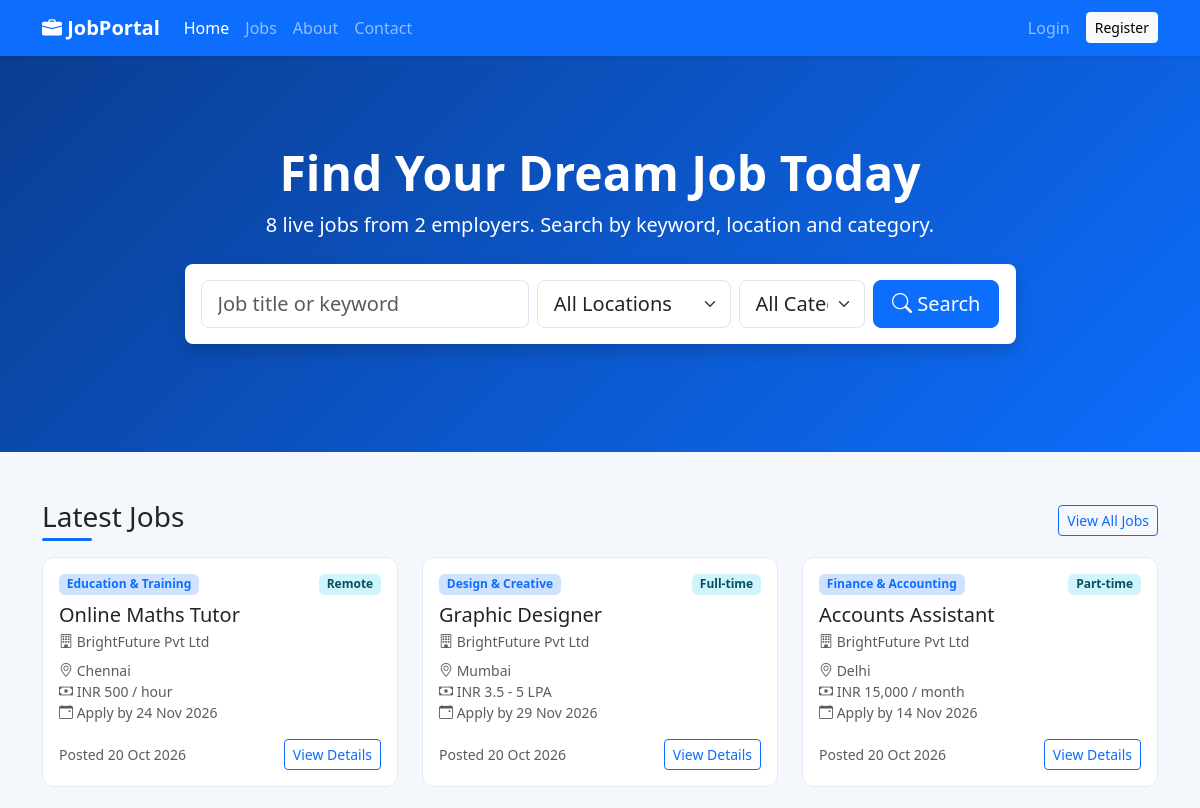
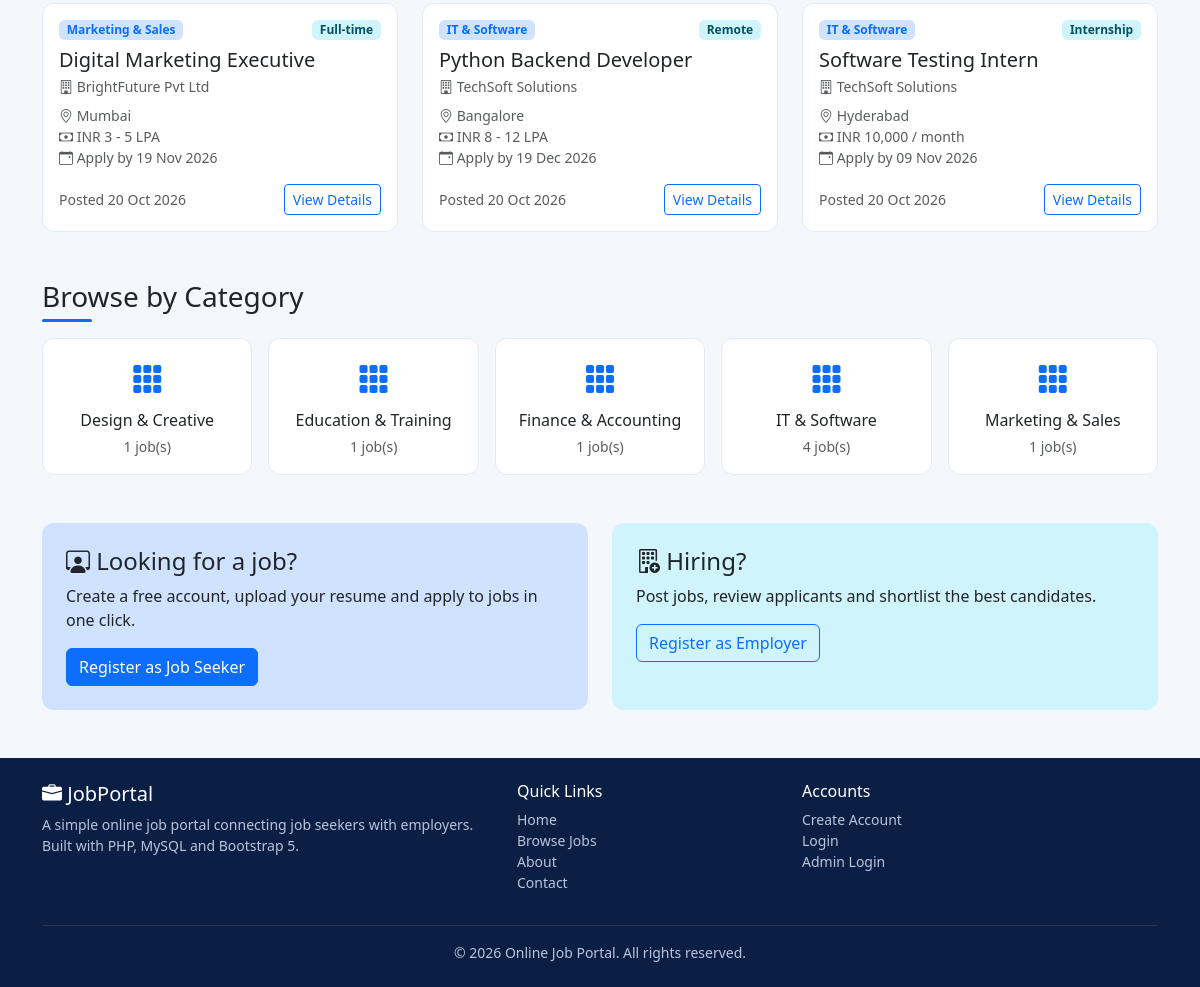
The page / on the database its author committed (2 pictures, top to bottom).
### tables this page shows
CREATE TABLE jobs (
    id            INT AUTO_INCREMENT PRIMARY KEY,
    employer_id   INT NOT NULL,
    category_id   INT NOT NULL,
    region_id     INT NOT NULL,
    title         VARCHAR(150) NOT NULL,
    job_type      ENUM('Full-time','Part-time','Internship','Remote') NOT NULL,
    salary        VARCHAR(100) NOT NULL,
    vacancies     INT NOT NULL DEFAULT 1,
    experience    VARCHAR(50)  NOT NULL,
    deadline      DATE NOT NULL,
    description   TEXT NOT NULL,
    requirements  TEXT NOT NULL,
    status        TINYINT NOT NULL DEFAULT 0,
    created_at    TIMESTAMP DEFAULT CURRENT_TIMESTAMP,
    updated_at    TIMESTAMP DEFAULT CURRENT_TIMESTAMP ON UPDATE CURRENT_TIMESTAMP,
    CONSTRAINT fk_jobs_employer FOREIGN KEY (employer_id) REFERENCES users(id)      ON DELETE CASCADE,
    CONSTRAINT fk_jobs_category FOREIGN KEY (category_id) REFERENCES categories(id) ON DELETE CASCADE,
    CONSTRAINT fk_jobs_region   FOREIGN KEY (region_id)   REFERENCES regions(id)    ON DELETE CASCADE,
    INDEX idx_jobs_status (status)
);

CREATE TABLE categories (
    id          INT AUTO_INCREMENT PRIMARY KEY,
    name        VARCHAR(100) NOT NULL UNIQUE,
    created_at  TIMESTAMP DEFAULT CURRENT_TIMESTAMP
);

CREATE TABLE regions (
    id          INT AUTO_INCREMENT PRIMARY KEY,
    name        VARCHAR(100) NOT NULL UNIQUE,
    created_at  TIMESTAMP DEFAULT CURRENT_TIMESTAMP
);

### config/db.php (called while the page is built, shortened)
<?php
function e($value)
{
    return htmlspecialchars((string) $value, ENT_QUOTES, 'UTF-8');
}
function is_logged_in()
{
    return isset($_SESSION['user_id']);
}

### index.php (the view, shortened to what this page needs)
<?php
require_once __DIR__ . '/config/db.php';
$latest_jobs = $pdo->query(
    'SELECT j.*, c.name AS category_name, r.name AS region_name,
            COALESCE(u.company_name, u.name) AS company
     FROM jobs j
     JOIN categories c ON c.id = j.category_id
     JOIN regions r    ON r.id = j.region_id
     JOIN users u      ON u.id = j.employer_id
     WHERE j.status = 1
     ORDER BY j.created_at DESC, j.id DESC
     LIMIT 6'
)->fetchAll();
$cat_counts = $pdo->query(
    'SELECT c.id, c.name, COUNT(j.id) AS total
     FROM categories c
     LEFT JOIN jobs j ON j.category_id = c.id AND j.status = 1
     GROUP BY c.id, c.name
     ORDER BY c.name'
)->fetchAll();
$total_jobs      = (int) $pdo->query('SELECT COUNT(*) FROM jobs WHERE status = 1')->fetchColumn();
$total_employers = (int) $pdo->query("SELECT COUNT(*) FROM users WHERE role = 'employer'")->fetchColumn();
include __DIR__ . '/includes/header.php';
?>
<section class="hero text-white">
    <div class="container py-5">
        <div class="row justify-content-center text-center">
            <div class="col-lg-9">
                <h1 class="display-5 fw-bold">Find Your Dream Job Today</h1>
                <p class="lead mb-4"><?= $total_jobs ?> live jobs from <?= $total_employers ?> employers. Search by keyword, location and category.</p>
                <form action="<?= BASE_URL ?>/jobs/list.php" method="get" class="search-box bg-white p-3 rounded-3 shadow">
                    <div class="row g-2">
                        <div class="col-md-5">
                            <input type="text" name="keyword" class="form-control form-control-lg" placeholder="Job title or keyword">
                        </div>
                        <div class="col-md-3">
                            <select name="region" class="form-select form-select-lg">
                                <option value="">All Locations</option>
                            </select>
                        </div>
                        <div class="col-md-2">
                            <select name="category" class="form-select form-select-lg">
                                <option value="">All Categories</option>
                            </select>
                        </div>
                        <div class="col-md-2 d-grid">
                            <button class="btn btn-primary btn-lg" type="submit"><i class="bi bi-search"></i> Search</button>
                        </div>
                    </div>
                </form>
            </div>
        </div>
    </div>
</section>
<section class="container mt-5">
    <div class="d-flex justify-content-between align-items-center mb-3">
        <h2 class="h3 section-title mb-0">Latest Jobs</h2>
        <a href="<?= BASE_URL ?>/jobs/list.php" class="btn btn-outline-primary btn-sm">View All Jobs</a>
    </div>
    <div class="row g-4">
        <?php foreach ($latest_jobs as $job): ?>
            <?php include __DIR__ . '/includes/job_card.php'; ?>
        <?php endforeach; ?>
    </div>
</section>
<section class="container mt-5">
    <h2 class="h3 section-title mb-3">Browse by Category</h2>
    <div class="row g-3">
        <?php foreach ($cat_counts as $c): ?>
            <div class="col-6 col-md-4 col-lg">
                <a href="<?= BASE_URL ?>/jobs/list.php?category=<?= (int) $c['id'] ?>" class="card category-card text-center h-100 text-decoration-none">
                    <div class="card-body">
                        <i class="bi bi-grid-3x3-gap-fill fs-2 text-primary"></i>
                        <h6 class="mt-2 mb-1 text-dark"><?= e($c['name']) ?></h6>
                        <small class="text-muted"><?= (int) $c['total'] ?> job(s)</small>
                    </div>
                </a>
            </div>
        <?php endforeach; ?>
    </div>
</section>
<section class="container mt-5">
    <div class="row g-4">
        <div class="col-md-6">
            <div class="card cta-card h-100 border-0 bg-primary-subtle">
                <div class="card-body p-4">
                    <h4><i class="bi bi-person-workspace"></i> Looking for a job?</h4>
                    <p>Create a free account, upload your resume and apply to jobs in one click.</p>
                    <a href="<?= BASE_URL ?>/auth/register.php?role=seeker" class="btn btn-primary">Register as Job Seeker</a>
                </div>
            </div>
        </div>
        <div class="col-md-6">
            <div class="card cta-card h-100 border-0 bg-info-subtle">
                <div class="card-body p-4">
                    <h4><i class="bi bi-building-add"></i> Hiring?</h4>
                    <p>Post jobs, review applicants and shortlist the best candidates.</p>
                    <a href="<?= BASE_URL ?>/auth/register.php?role=employer" class="btn btn-outline-primary">Register as Employer</a>
                </div>
            </div>
        </div>
    </div>
</section>
<?php include __DIR__ . '/includes/footer.php'; ?>

### includes/header.php (shortened to what this page needs)
<!DOCTYPE html>
<html lang="en">
<head>
    <link href="https://cdn.jsdelivr.net/npm/bootstrap@5.3.3/dist/css/bootstrap.min.css" rel="stylesheet">
    <link href="https://cdn.jsdelivr.net/npm/bootstrap-icons@1.11.3/font/bootstrap-icons.min.css" rel="stylesheet">
    <link href="<?= BASE_URL ?>/assets/css/style.css" rel="stylesheet">
</head>
<body class="d-flex flex-column min-vh-100">
<?php include __DIR__ . '/navbar.php'; ?>
<main class="flex-grow-1">

### includes/navbar.php (shortened to what this page needs)
<?php
$admin_area = $admin_area ?? false;
if (!function_exists('nav_active')) {
function nav_active($part)
{
    return strpos($_SERVER['SCRIPT_NAME'] ?? '', $part) !== false ? ' active' : '';
}
}
?>
<nav class="navbar navbar-expand-lg navbar-dark bg-primary shadow-sm sticky-top">
    <div class="container">
        <a class="navbar-brand fw-bold" href="<?= BASE_URL ?><?= $admin_area ? '/admin/dashboard.php' : '/index.php' ?>">
            <i class="bi bi-briefcase-fill"></i> JobPortal<?= $admin_area ? ' <small class="fw-normal">Admin</small>' : '' ?>
        </a>
        <div class="collapse navbar-collapse" id="mainNav">
        <?php if ($admin_area && is_admin()): ?>
            <ul class="navbar-nav me-auto">
                <li class="nav-item"><a class="nav-link<?= nav_active('/admin/dashboard.php') ?>" href="<?= BASE_URL ?>/admin/dashboard.php">Dashboard</a></li>
                <li class="nav-item"><a class="nav-link<?= nav_active('/admin/jobs.php') ?>" href="<?= BASE_URL ?>/admin/jobs.php">Jobs</a></li>
                <li class="nav-item"><a class="nav-link<?= nav_active('/admin/users.php') ?>" href="<?= BASE_URL ?>/admin/users.php">Users</a></li>
                <li class="nav-item"><a class="nav-link<?= nav_active('/admin/categories.php') ?>" href="<?= BASE_URL ?>/admin/categories.php">Categories</a></li>
                <li class="nav-item"><a class="nav-link<?= nav_active('/admin/regions.php') ?>" href="<?= BASE_URL ?>/admin/regions.php">Locations</a></li>
            </ul>
            <ul class="navbar-nav">
                <li class="nav-item"><a class="nav-link" href="<?= BASE_URL ?>/index.php" target="_blank"><i class="bi bi-box-arrow-up-right"></i> View Site</a></li>
                <li class="nav-item"><span class="nav-link text-white-50"><i class="bi bi-person-badge"></i> <?= e($_SESSION['admin_name']) ?></span></li>
                <li class="nav-item"><a class="btn btn-light btn-sm ms-lg-2 mt-1" href="<?= BASE_URL ?>/auth/logout.php?admin=1">Logout</a></li>
            </ul>
        <?php else: ?>
            <ul class="navbar-nav me-auto">
                <li class="nav-item"><a class="nav-link<?= nav_active('/index.php') ?>" href="<?= BASE_URL ?>/index.php">Home</a></li>
                <li class="nav-item"><a class="nav-link<?= nav_active('/jobs/list.php') ?>" href="<?= BASE_URL ?>/jobs/list.php">Jobs</a></li>
                <li class="nav-item"><a class="nav-link<?= nav_active('/about.php') ?>" href="<?= BASE_URL ?>/about.php">About</a></li>
                <li class="nav-item"><a class="nav-link<?= nav_active('/contact.php') ?>" href="<?= BASE_URL ?>/contact.php">Contact</a></li>
            </ul>
            <ul class="navbar-nav">
            <?php if (is_logged_in() && current_role() === 'seeker'): ?>
                <li class="nav-item dropdown">
                    <a class="nav-link dropdown-toggle" href="#" data-bs-toggle="dropdown"><i class="bi bi-person-circle"></i> <?= e($_SESSION['user_name']) ?></a>
                    <ul class="dropdown-menu dropdown-menu-end">
                        <li><a class="dropdown-item" href="<?= BASE_URL ?>/seeker/dashboard.php"><i class="bi bi-speedometer2"></i> Dashboard</a></li>
                        <li><a class="dropdown-item" href="<?= BASE_URL ?>/seeker/profile.php"><i class="bi bi-person"></i> My Profile</a></li>
                        <li><a class="dropdown-item" href="<?= BASE_URL ?>/seeker/upload_resume.php"><i class="bi bi-file-earmark-pdf"></i> My Resume</a></li>
                        <li><a class="dropdown-item" href="<?= BASE_URL ?>/seeker/applications.php"><i class="bi bi-send"></i> My Applications</a></li>
                        <li><a class="dropdown-item" href="<?= BASE_URL ?>/seeker/saved.php"><i class="bi bi-bookmark"></i> Saved Jobs</a></li>
                        <li><hr class="dropdown-divider"></li>
                        <li><a class="dropdown-item text-danger" href="<?= BASE_URL ?>/auth/logout.php"><i class="bi bi-box-arrow-right"></i> Logout</a></li>
                    </ul>
                </li>
            <?php else: ?>
                <li class="nav-item"><a class="nav-link<?= nav_active('/auth/login.php') ?>" href="<?= BASE_URL ?>/auth/login.php">Login</a></li>
                <li class="nav-item"><a class="btn btn-light btn-sm ms-lg-2 mt-1" href="<?= BASE_URL ?>/auth/register.php">Register</a></li>
            <?php endif; ?>
            </ul>
        <?php endif; ?>
        </div>
    </div>
</nav>

### includes/job_card.php (shortened to what this page needs)
<div class="col-md-6 col-lg-4">
    <div class="card job-card h-100">
        <div class="card-body d-flex flex-column">
            <div class="d-flex justify-content-between align-items-start mb-2">
                <span class="badge bg-primary-subtle text-primary"><?= e($job['category_name']) ?></span>
                <span class="badge bg-info-subtle text-info-emphasis"><?= e($job['job_type']) ?></span>
            </div>
            <h5 class="card-title mb-1">
                <a href="<?= BASE_URL ?>/jobs/details.php?id=<?= (int) $job['id'] ?>" class="stretched-link text-decoration-none text-dark"><?= e($job['title']) ?></a>
            </h5>
            <p class="text-muted small mb-2"><i class="bi bi-building"></i> <?= e($job['company']) ?></p>
            <ul class="list-unstyled small text-muted mb-3">
                <li><i class="bi bi-geo-alt"></i> <?= e($job['region_name']) ?></li>
                <li><i class="bi bi-cash"></i> <?= e($job['salary']) ?></li>
                <li><i class="bi bi-calendar-event"></i> Apply by <?= e(date('d M Y', strtotime($job['deadline']))) ?></li>
            </ul>
            <div class="mt-auto d-flex justify-content-between align-items-center">
                <small class="text-muted">Posted <?= e(date('d M Y', strtotime($job['created_at']))) ?></small>
                <span class="btn btn-sm btn-outline-primary">View Details</span>
            </div>
        </div>
    </div>
</div>

### includes/footer.php (shortened to what this page needs)
</main>
<footer class="site-footer mt-5">
    <div class="container py-4">
        <div class="row g-4">
            <div class="col-md-5">
                <h5 class="text-white"><i class="bi bi-briefcase-fill"></i> JobPortal</h5>
                <p class="small mb-0">A simple online job portal connecting job seekers with employers.
                    Built with PHP, MySQL and Bootstrap 5.</p>
            </div>
            <div class="col-6 col-md-3">
                <h6 class="text-white">Quick Links</h6>
                <ul class="list-unstyled small">
                    <li><a href="<?= BASE_URL ?>/index.php">Home</a></li>
                    <li><a href="<?= BASE_URL ?>/jobs/list.php">Browse Jobs</a></li>
                    <li><a href="<?= BASE_URL ?>/about.php">About</a></li>
                    <li><a href="<?= BASE_URL ?>/contact.php">Contact</a></li>
                </ul>
            </div>
            <div class="col-6 col-md-4">
                <h6 class="text-white">Accounts</h6>
                <ul class="list-unstyled small">
                    <li><a href="<?= BASE_URL ?>/auth/register.php">Create Account</a></li>
                    <li><a href="<?= BASE_URL ?>/auth/login.php">Login</a></li>
                    <li><a href="<?= BASE_URL ?>/admin/login.php">Admin Login</a></li>
                </ul>
            </div>
        </div>
        <hr class="border-secondary">
        <p class="text-center small mb-0">&copy; <?= date('Y') ?> Online Job Portal. All rights reserved.</p>
    </div>
</footer>
</body>
</html>

### assets/css/style.css (style rules this page uses)
:root { --jp-blue: #0d6efd; --jp-dark-blue: #0a3d91; --jp-light: #f4f7fc; }
body { background: var(--jp-light); font-family: "Segoe UI", system-ui, -apple-system, Roboto, Arial, sans-serif; }
.hero { background: linear-gradient(135deg, var(--jp-dark-blue) 0%, var(--jp-blue) 100%); padding: 40px 0 60px; }
.search-box .form-control, .search-box .form-select { border-color: #dbe4f3; }
.section-title { position: relative; padding-bottom: 8px; margin-bottom: 16px; }
.section-title::after { content: ""; position: absolute; left: 0; bottom: 0; width: 50px; height: 3px; background: var(--jp-blue); border-radius: 2px; }
.job-card, .category-card, .stat-card { border: 1px solid #e3eaf6; border-radius: 12px; transition: transform .15s ease, box-shadow .15s ease; }
.card { border-radius: 12px; }
.site-footer { background: #0b1f44; color: #b8c4dc; }
.site-footer a { color: #b8c4dc; text-decoration: none; }

### rows shown on the page
jobs: category.name "Education & Training", job_type "Remote", title "Online Maths Tutor", company "BrightFuture Pvt Ltd", region.name "Chennai", salary "INR 500 / hour", deadline "24 Nov 2026", created_at "20 Oct 2026"
jobs: category.name "Design & Creative", job_type "Full-time", title "Graphic Designer", company "BrightFuture Pvt Ltd", region.name "Mumbai", salary "INR 3.5 - 5 LPA", deadline "29 Nov 2026", created_at "20 Oct 2026"
jobs: category.name "Finance & Accounting", job_type "Part-time", title "Accounts Assistant", company "BrightFuture Pvt Ltd", region.name "Delhi", salary "INR 15,000 / month", deadline "14 Nov 2026", created_at "20 Oct 2026"
jobs: category.name "Marketing & Sales", job_type "Full-time", title "Digital Marketing Executive", company "BrightFuture Pvt Ltd", region.name "Mumbai", salary "INR 3 - 5 LPA", deadline "19 Nov 2026", created_at "20 Oct 2026"
jobs: category.name "IT & Software", job_type "Remote", title "Python Backend Developer", company "TechSoft Solutions", region.name "Bangalore", salary "INR 8 - 12 LPA", deadline "19 Dec 2026", created_at "20 Oct 2026"
jobs: category.name "IT & Software", job_type "Internship", title "Software Testing Intern", company "TechSoft Solutions", region.name "Hyderabad", salary "INR 10,000 / month", deadline "09 Nov 2026", created_at "20 Oct 2026"
categories: name "Design & Creative", total "1"
categories: name "Education & Training", total "1"
categories: name "Finance & Accounting", total "1"
categories: name "IT & Software", total "4"
categories: name "Marketing & Sales", total "1"

### other values the page prints
$total_jobs "8"
$total_employers "2"
